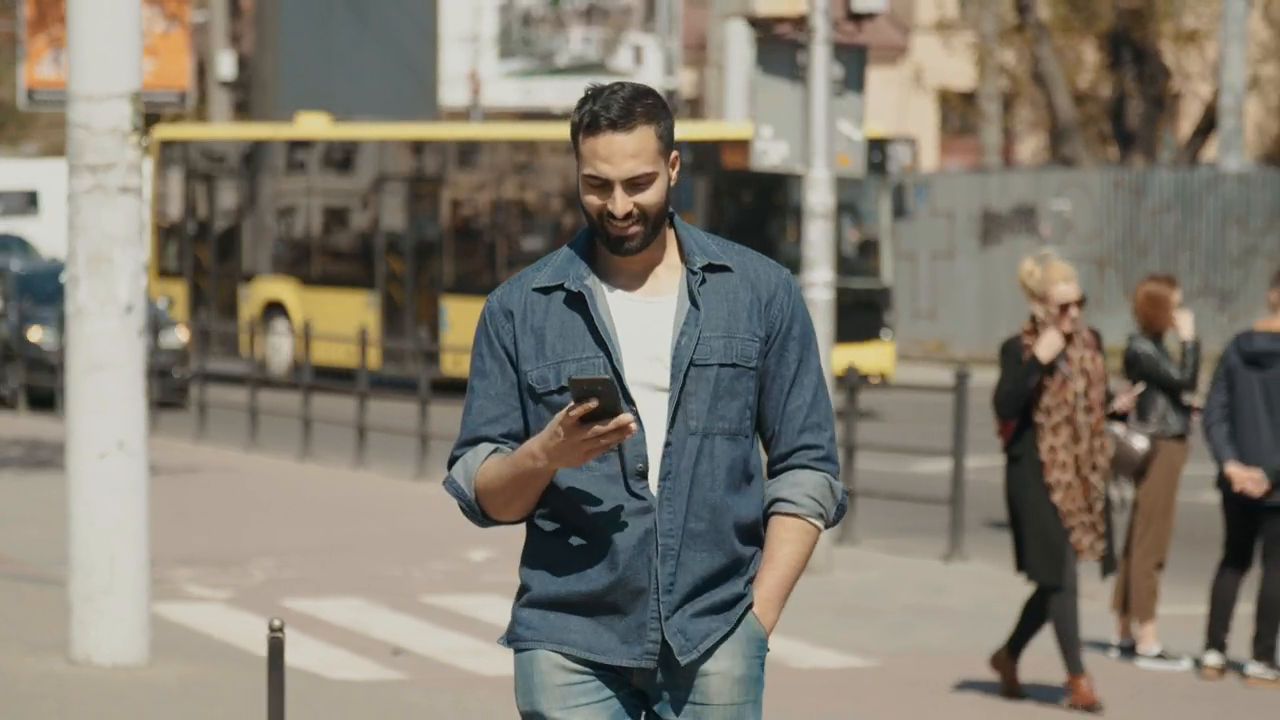
#> input picture frame 39 of 3_OpenCV/Resources/large.mp4, 1280 x 720 px, given in place of Video.mp4, which was not available
$ python 08_Write_Save_Video.py
#> lines starting #> are read from the running program, lines starting #| are printed output that depends on the picture

import cv2 as cv

vid = cv.VideoCapture("Resources\Video.mp4")

# Writing format, Codec, video writer object and file Output
frame_width= int(vid.get(3))
frame_height= int(vid.get(4))
out= cv.VideoWriter("Resources\Out_Video.mp4", cv.VideoWriter_fourcc('M','J','P','G'),10,(frame_width, frame_height),isColor=False)

# Play Video
while (True):
    (ret, frame)= vid.read()
#> frame is the input picture: shape (720, 1280, 3); mean B, G, R 111.1, 123.1, 129.4
    Gray= cv.cvtColor (frame, cv.COLOR_BGR2GRAY)        # Gray Conversion
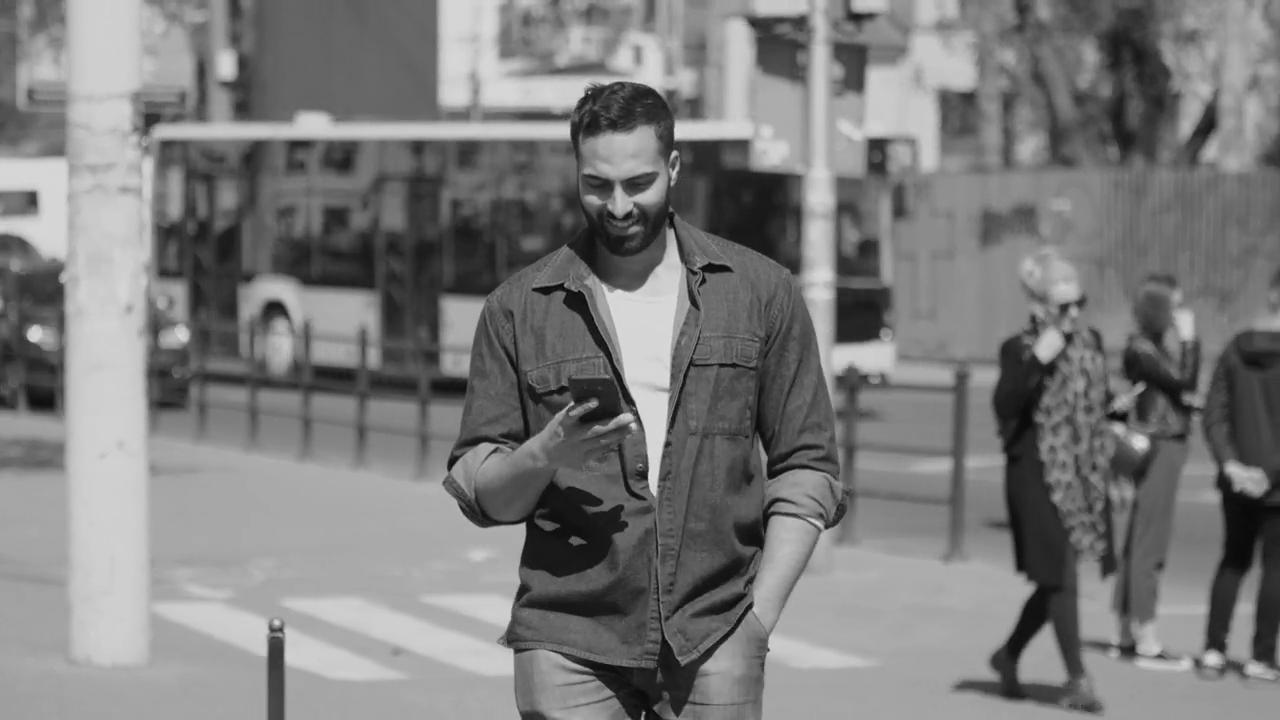
#> Gray: shape (720, 1280); min 4, max 223, mean 123.6
    # To show in Player
    if ret == True:
        out.write(Gray)
        cv.imshow("Video",Gray)
        # To Quit Video
        if cv.waitKey(1) & 0xFF == ord('q'):      # To Stop Video
#> (key q is pressed here)
            break
    else:
        break


vid.release()
out.release()
cv.destroyAllWindows

$ run again, starting later in the video
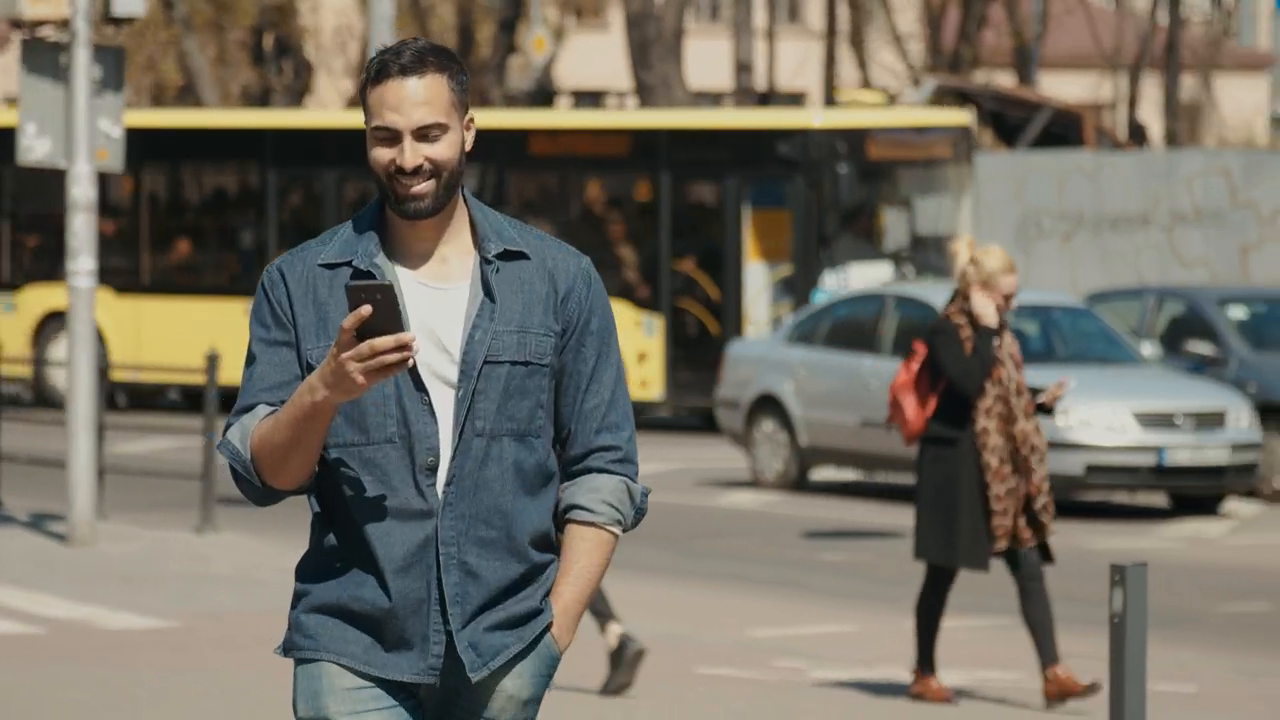
#> input picture frame 177 of 3_OpenCV/Resources/large.mp4, 1280 x 720 px, given in place of Video.mp4, which was not available
#> frame is the input picture: shape (720, 1280, 3); mean B, G, R 98.8, 110.4, 115.9
#> `Gray= cv.cvtColor (frame, cv.COLOR_BGR2GRAY)`:
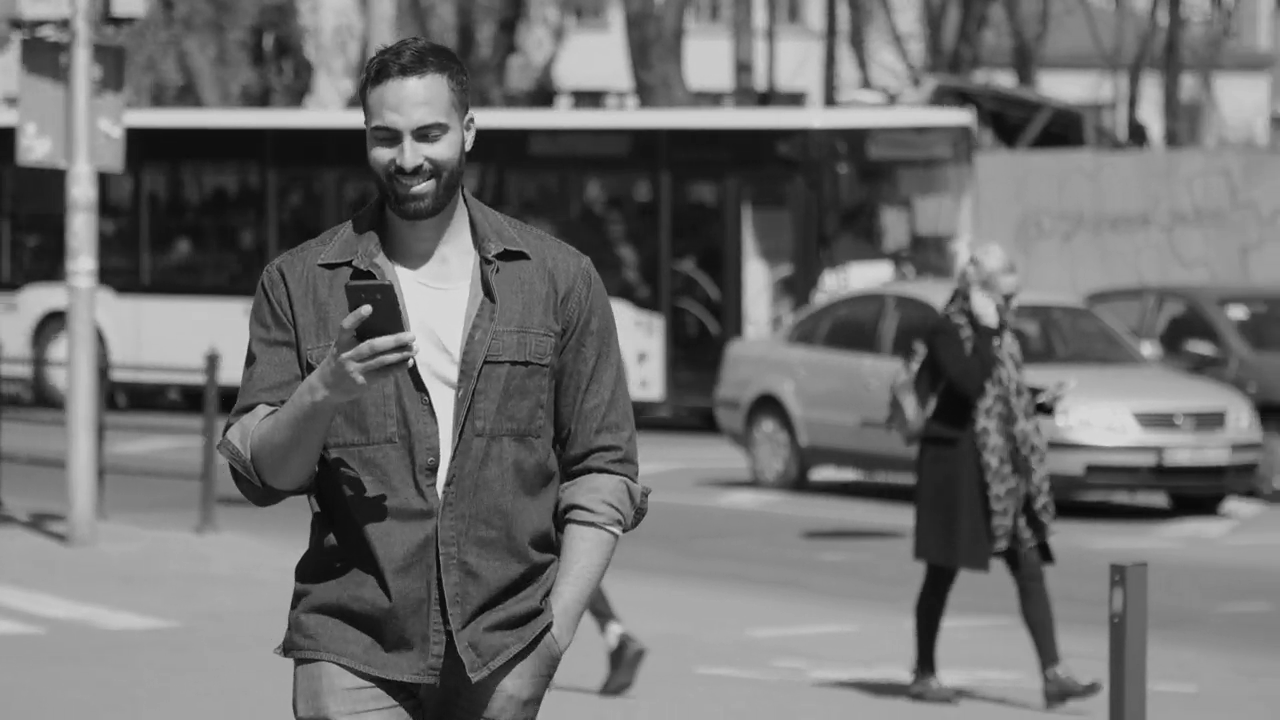
#> Gray: shape (720, 1280); min 0, max 230, mean 110.7

$ run again, starting later in the video
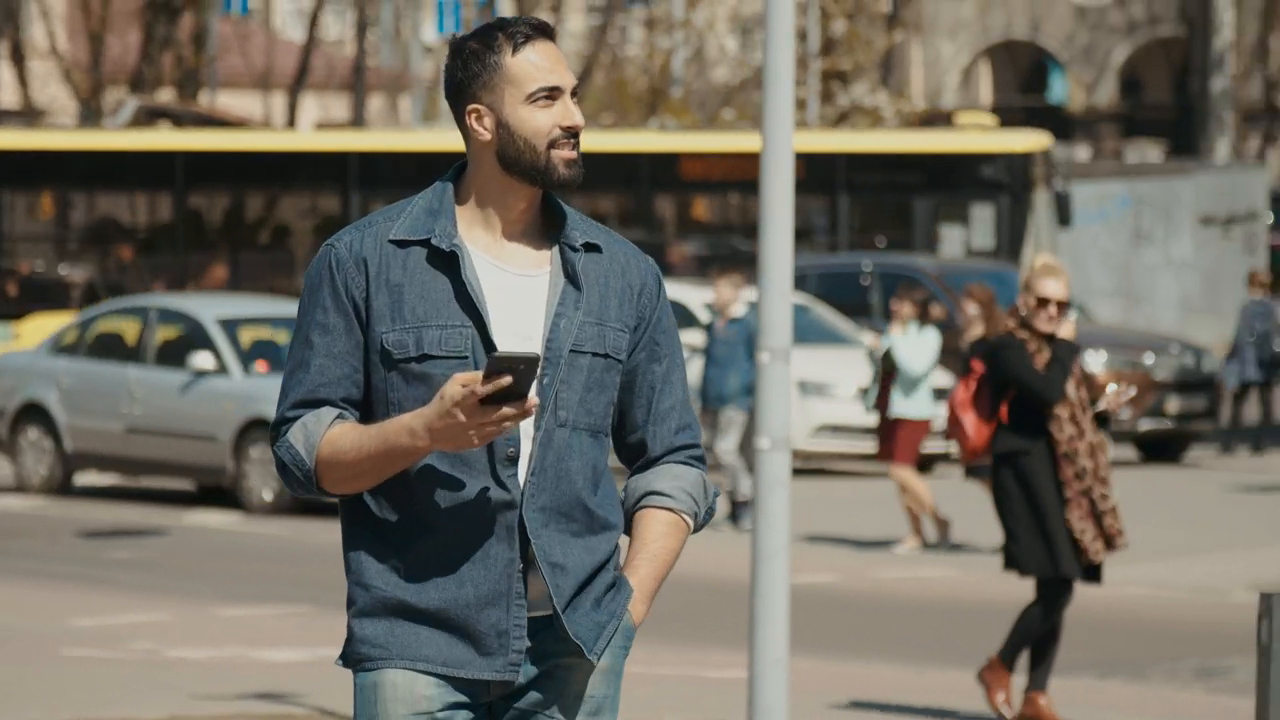
#> input picture frame 315 of 3_OpenCV/Resources/large.mp4, 1280 x 720 px, given in place of Video.mp4, which was not available
#> frame is the input picture: shape (720, 1280, 3); mean B, G, R 97.7, 108, 112.4
#> `Gray= cv.cvtColor (frame, cv.COLOR_BGR2GRAY)`:
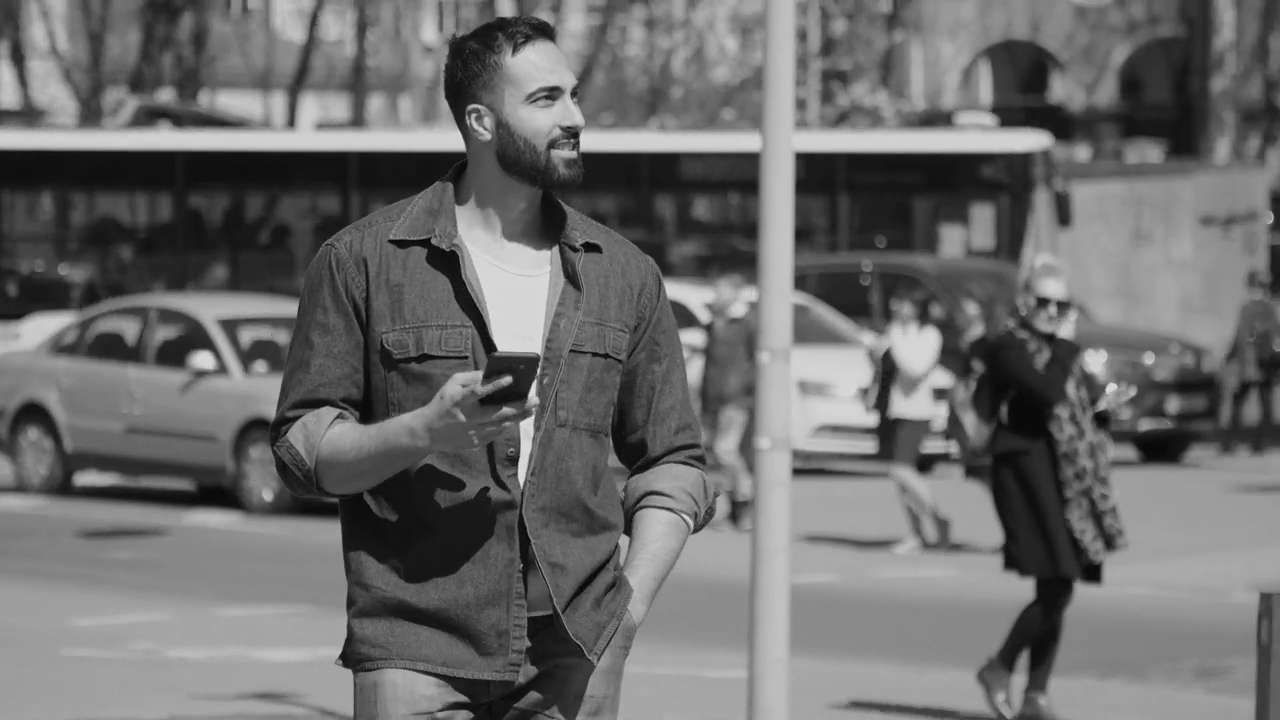
#> Gray: shape (720, 1280); min 0, max 231, mean 108.1
